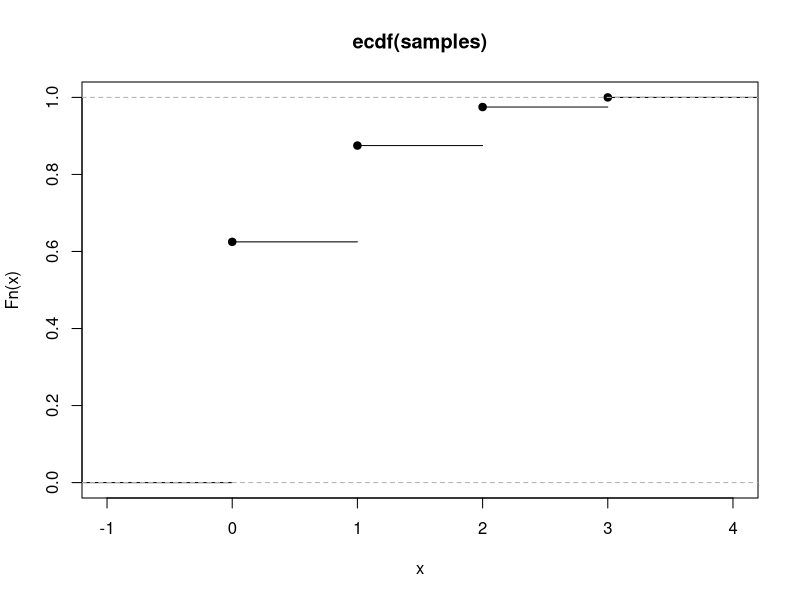
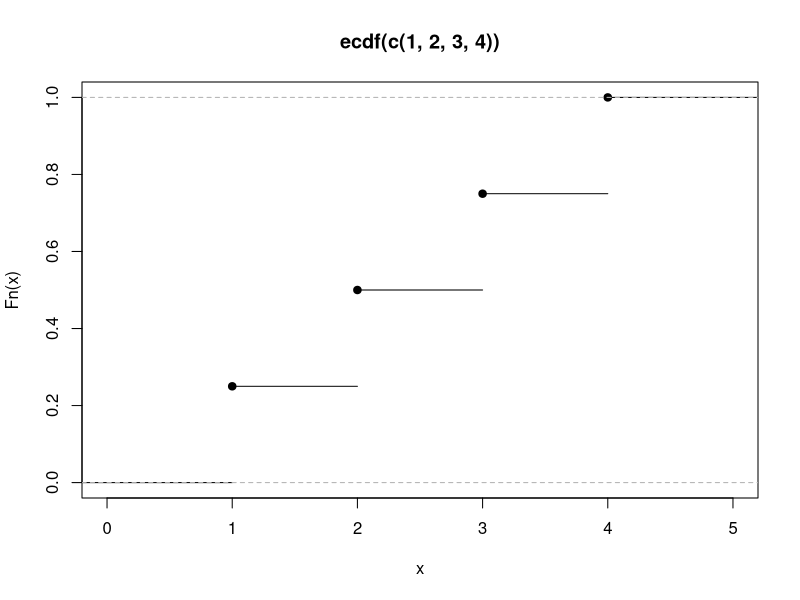

The R source for these figures, in order:
## ---- chunk 1
calc_pop_sd <- function (vec) {
  sqrt(sum((vec-mean(vec))**2) / length(vec))
}

df         <- read.csv(file="baseball.csv", header=TRUE, sep=",")
K          <- nrow(df)
pop.mean   <- mean(df$Salary)
pop.stddev <- calc_pop_sd(df$Salary)
cat("population mean:", pop.mean, '\n')
cat("population standard deviation:", pop.stddev)
## ---- chunk 2
R = 100
calc_sample_avgs <- function(size) {
    replicate(R, {
                     sample.salaries <- sample(df$Salary,size=size,replace=T)
                     mean(sample.salaries)
                   }) 
}

cat("std dev across sample averages for n = 5:",sd(calc_sample_avgs(5)),'\n')
cat("std dev across sample averages for n = 20:",sd(calc_sample_avgs(20)))
## ---- chunk 3
calc_sample_stddev_of_sample_avg <- function(size) {
  sample_avgs <- calc_sample_avgs(size)
  sqrt(sum((sample_avgs-mean(sample_avgs)) ** 2) / (R-1) )
}
cat("a sample standard deviation of a sample average using",'\n',
    "100 sample averages with sample size of each...",'\n')
cat("n=5: ", calc_sample_stddev_of_sample_avg(5),'\n')
cat("n=20:", calc_sample_stddev_of_sample_avg(20),'\n')
cat("n=80:", calc_sample_stddev_of_sample_avg(80))
## ---- chunk 4
n = 20
Y.star = sample(df$Salary,size=n,replace=T)
sample.sigma <- sd(Y.star) 
cat("std dev of the sample mean (formulaic):",sample.sigma / sqrt(n))
## ---- chunk 5
R = 5000
calc_bootsrap_stddev <- function (sample) {
  bootstrap <- sample(Y.star,size=n,replace=T)
  mean(bootstrap)
}

bootsrap.means <- replicate(R, calc_bootsrap_stddev(20)) 
cat("std dev of the sample mean (bootstrap):",sd(bootsrap.means))
## ---- chunk 6
n = 80
Y.star = sample(df$Salary,size=n,replace=T)
sample.sigma <- sd(Y.star) 
cat("std dev of the sample mean (formulaic):",sample.sigma / sqrt(n),'\n')

bootsrap.means <- replicate(R, calc_bootsrap_stddev(20)) 
cat("variance of the sample mean (bootstrap):",sd(bootsrap.means))
## ---- chunk 7
num.trails <- 7
n <- 40
prob <- 0.1
samples <- rbinom(n, num.trails, prob)
## ---- chunk 8
plot(ecdf(samples))
## ---- chunk 9
ecdf.2s <- replicate(R, {
  samples <- rbinom(n, num.trails, prob)
  ecdf(samples)(2)
})
cat("standard deviation of Fˆn(2)",sd(ecdf.2s))
## ---- chunk 10
cdf.2 <- dbinom(0, num.trails, prob) + 
+ dbinom(1, num.trails, prob) + 
+ dbinom(2, num.trails, prob)

cat("standard deviation of sqrt of Var(Fˆn(2))",sqrt(cdf.2 * (1 - cdf.2) / n))
## ---- chunk 11
plot(ecdf(c(1,2,3,4)))
